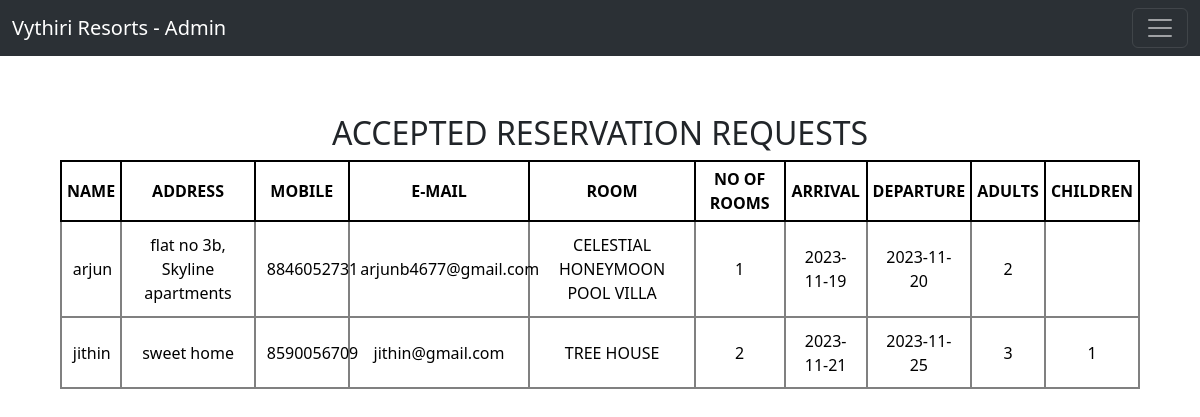
The page /admin/view-accepted on the database as committed earlier.
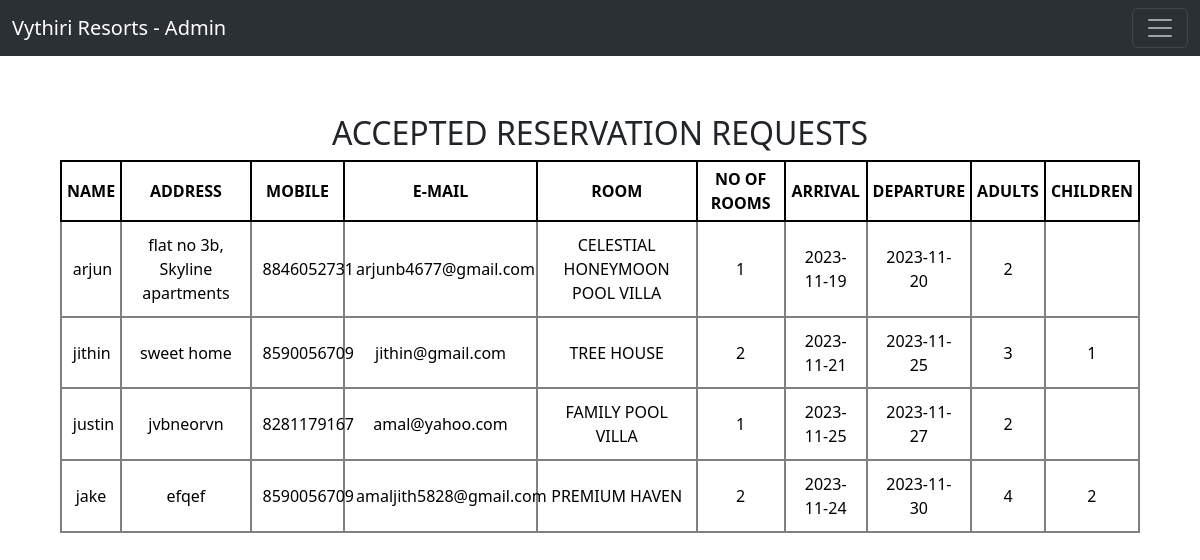
The same page on the database as committed later.
### tables this page shows
CREATE TABLE "accepted_res" (
	"name"	TEXT NOT NULL,
	"pnum"	TEXT NOT NULL,
	"addr"	TEXT NOT NULL,
	"rnum"	INTEGER NOT NULL,
	"email"	TEXT NOT NULL,
	"rtype"	TEXT NOT NULL,
	"adults"	INTEGER NOT NULL,
	"children"	INTEGER NOT NULL,
	"adate"	TEXT NOT NULL,
	"ddate"	TEXT NOT NULL
);

### vythiri.py (the view)
@app.route('/admin/view-accepted', methods=["GET"])
def viewaccepted():
    conn =sqlite3.connect('reservation.db')
    cur = conn.cursor()
    sql = ("SELECT * FROM accepted_res")
    cur.execute(sql)
    data = cur.fetchall()
    conn.close()
    return render_template('accepted.html', data=data)

### templates/accepted.html (shortened to what this page needs)
<!DOCTYPE html>
<html lang="en">
<head>
    <link href="https://cdn.jsdelivr.net/npm/bootstrap@5.3.2/dist/css/bootstrap.min.css" rel="stylesheet">
</head>
  <body>
    <nav class="navbar bg-body-tertiary fixed-top" data-bs-theme="dark">
        <div class="container-fluid">
            <a class="navbar-brand" href="#">Vythiri Resorts - Admin</a>
            <button class="navbar-toggler" type="button" data-bs-toggle="offcanvas" data-bs-target="#offcanvasNavbar" aria-controls="offcanvasNavbar" aria-label="Toggle navigation">
                <span class="navbar-toggler-icon"></span>
            </button>
        </div>
    </nav>
    <div class="table">
        <div class="heading">
            <h2 style="text align:center;">ACCEPTED RESERVATION REQUESTS</h2>
        </div>
        <table>
            <tr>
                <th>NAME</th>
                <th>ADDRESS</th>
                <th>MOBILE</th>
                <th>E-MAIL</th>
                <th>ROOM</th>
                <th>NO OF ROOMS</th>
                <th>ARRIVAL</th>
                <th>DEPARTURE</th>
                <th>ADULTS</th>
                <th>CHILDREN</th>
            </tr>
            {% for row in data %}
                <tr>
                    <td>{{ row[0] }}</td>
                    <td>{{ row[2] }}</td>
                    <td>{{ row[1] }}</td>
                    <td>{{ row[4] }}</td>
                    <td>{{ row[5] }}</td>
                    <td>{{ row[3] }}</td>
                    <td>{{ row[8] }}</td>
                    <td>{{ row[9] }}</td>
                    <td>{{ row[6] }}</td>
                    <td>{{ row[7] }}</td>
                </tr>
            {% endfor %}
        </table>
    </div>
  </body>
</html>

### templates/accepted.html (style rules this page uses)
* { margin:0; padding:0; }
body { width:100vw; height: auto; overflow-x:hidden; }
.table { padding:5%; }
table { width:100%; text-align:center; border: 2px solid black; border-collapse: collapse; }
td, tr { border: 2px solid grey; border-collapse: collapse; padding:1%; }
th { border: 2px solid black; border-collapse: collapse; padding:5px; }
.heading { text-align:center; width:100%; margin-top:5%; }

Rows that differ between the two databases and show on the page:
added accepted_res: name "justin", addr "jvbneorvn", pnum "8281179167", email "amal@yahoo.com", rtype "FAMILY POOL VILLA", rnum "1", adate "2023-11-25", ddate "2023-11-27", adults "2"
added accepted_res: name "jake", addr "efqef", pnum "8590056709", email "amaljith5828@gmail.com", rtype "PREMIUM HAVEN", rnum "2", adate "2023-11-24", ddate "2023-11-30", adults "4", children "2"
